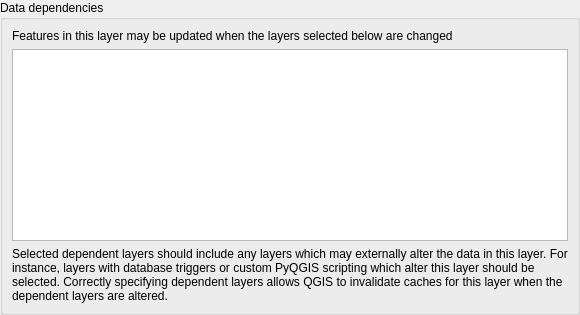
         <widget class="QWidget" name="mOptsPage_DataDependencies">
          <layout class="QVBoxLayout" name="verticalLayout_30">
           <property name="leftMargin">
            <number>0</number>
           </property>
           <property name="topMargin">
            <number>0</number>
           </property>
           <property name="rightMargin">
            <number>0</number>
           </property>
           <property name="bottomMargin">
            <number>0</number>
           </property>
           <item>
            <widget class="QGroupBox" name="groupBox_5">
             <property name="title">
              <string>Data dependencies</string>
             </property>
             <layout class="QVBoxLayout" name="verticalLayout_24">
              <item>
               <widget class="QLabel" name="label1">
                <property name="text">
                 <string>Features in this layer may be updated when the layers selected below are changed</string>
                </property>
                <property name="wordWrap">
                 <bool>true</bool>
                </property>
               </widget>
              </item>
              <item>
               <widget class="QgsLayerTreeView" name="mLayersDependenciesTreeView">
                <property name="enabled">
                 <bool>true</bool>
                </property>
               </widget>
              </item>
              <item>
               <widget class="QLabel" name="label_4">
                <property name="text">
                 <string>Selected dependent layers should include any layers which may externally alter the data in this layer. For instance, layers with database triggers or custom PyQGIS scripting which alter this layer should be selected. Correctly specifying dependent layers allows QGIS to invalidate caches for this layer when the dependent layers are altered.</string>
                </property>
                <property name="wordWrap">
                 <bool>true</bool>
                </property>
               </widget>
              </item>
             </layout>
            </widget>
           </item>
          </layout>
         </widget>
